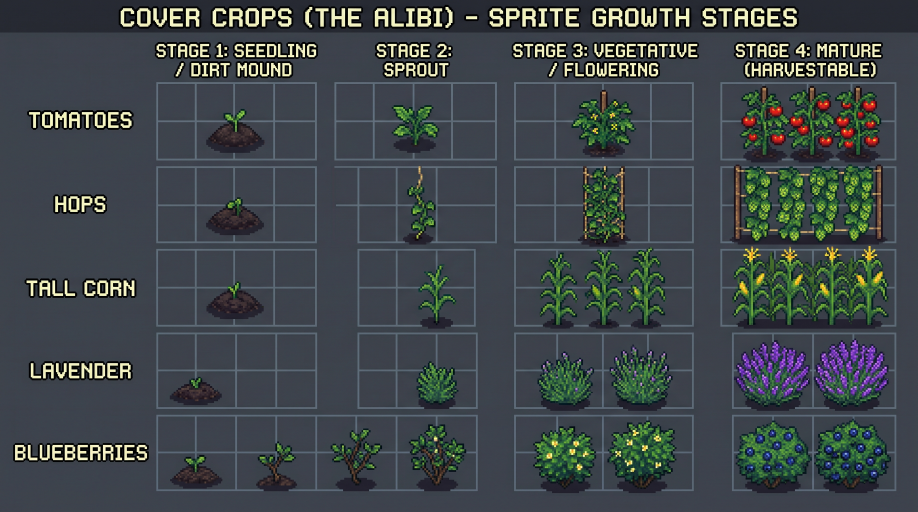
#> input picture assets/crops.jpg, 2752 x 1536 px, found by its file name (shown at 1/3 size)
$ python slice_crops.py
#> lines starting #> are read from the running program, lines starting #| are printed output that depends on the picture; after the words box and inside, x2 and y2 are one past the last pixel; in counts of white or black regions, pixels touching at a corner belong together
"""Cuts crop growth stages out of assets/crops.jpg into assets/sprites/crops/.

The sheet is 480x268 pixel art upscaled to 2752x1536, on an opaque background
with baked-in grid lines and shadows. This restores the native resolution and
removes those. Requires Pillow, NumPy and SciPy. Run from the project root:

    python tools/slice_crops.py
"""
from pathlib import Path

import numpy as np
from PIL import Image
from scipy import ndimage as ndi

SOURCE = Path("assets/crops.jpg")
OUTPUT = Path("assets/sprites/crops")
NATIVE_SIZE = (480, 268)
CANVAS_SIZE = (40, 48)  # The base of the plant sits on the bottom edge.
MIN_FIGURE_PIXELS = 40
# Shadow, background and grid colors all lie along this line in RGB space.
SHADOW_RGB = np.array([33, 35, 44], float)
GRID_RGB = np.array([107, 115, 126], float)
BACKGROUND_TOLERANCE = 11
# Background color, which also shows through gaps enclosed by leaves.
BACKGROUND_RGB = np.array([64, 68, 79], float)
ENCLOSED_TOLERANCE = 14

# Native pixels: (top, bottom). Starts below the column titles.
TOMATO_ROW = (43, 88)
ROW_LEFT = 82
ROW_RIGHT = 480
# The ripe stage shows three joined plants. Keep the leftmost, as native x range.
TOMATO_RIPE_X = (387, 412)


def to_native(path):
    image = np.asarray(Image.open(path).convert("RGB")).astype(float)
    height, width, _ = image.shape
#> height = 1536; width = 2752
    native_w, native_h = NATIVE_SIZE
    scale_x, scale_y = width / native_w, height / native_h
#> scale_x = 5.73; scale_y = 5.73
    native = np.zeros((native_h, native_w, 3), np.uint8)
    for j in range(native_h):
        for i in range(native_w):
            # The median of each block's center ignores blur at its edges.
            x0 = int(i * scale_x + 1.5)
            x1 = max(int((i + 1) * scale_x - 1.5), x0 + 1)
            y0 = int(j * scale_y + 1.5)
            y1 = max(int((j + 1) * scale_y - 1.5), y0 + 1)
            native[j, i] = np.median(image[y0:y1, x0:x1].reshape(-1, 3), axis=0)
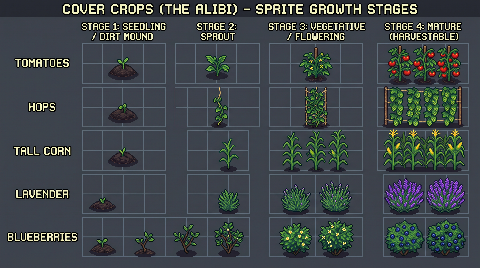
#> native: shape (268, 480, 3); mean R, G, B 62.8, 70.7, 73.6
    return native


def background_like(rgb):
    axis = GRID_RGB - SHADOW_RGB
    t = np.clip(((rgb - SHADOW_RGB) @ axis) / (axis @ axis), 0, 1)
    closest = SHADOW_RGB + t[..., None] * axis
    return np.linalg.norm(rgb - closest, axis=2) < BACKGROUND_TOLERANCE
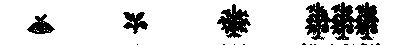
#> returned value: shape (45, 398) bool; 82.7% white; 18 black regions (14 under 20 px), largest, box (x1, y1, x2, y2) and area: (305, 2, 379, 40) 1835, (217, 4, 251, 38) 627, (123, 12, 148, 34) 303, (27, 14, 55, 34) 288


def find_figures(native, row):
    band = native[row[0]:row[1], ROW_LEFT:ROW_RIGHT]
    labels, _ = ndi.label(background_like(band))
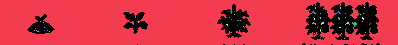
#> labels: shape (45, 398) int32; 60 distinct labels, from 0 to 59; one colour per label, 0 black
    edge = np.concatenate([labels[0], labels[-1], labels[:, 0], labels[:, -1]])
#> edge = 886 values, max 1 at index 0, min 0 at index 535, mean 0.963
    figures, _ = ndi.label(~np.isin(labels, np.unique(edge[edge > 0])), np.ones((3, 3)))
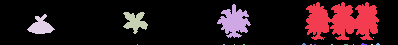
#> figures: shape (45, 398) int32; 19 distinct labels, from 0 to 18; one colour per label, 0 black
    found = []
    for index, slices in enumerate(ndi.find_objects(figures), 1):
        mask = figures[slices] == index
        if mask.sum() >= MIN_FIGURE_PIXELS:
            gaps = np.linalg.norm(band[slices].astype(float) - BACKGROUND_RGB, axis=2) < ENCLOSED_TOLERANCE
            mask = mask & ~gaps
            found.append((slices[1].start + ROW_LEFT, band[slices], mask))
#> this loop made 18 passes
#> mask on passes 5, 6, 8, 9, 10, 11, 12, 13, 14, 15, 16, 17: [True], [[False, True, True, False], [True, True, True, True]], [[False, True, True, False], [True, True, True, True]], [True], [[True, True]], [True], [[True, True]], [[True, True]], [[True, True]], [[True, True]], [[True, True, True, True]], [True]
#> pass 1, in find_figures, `mask = mask & ~gaps`:
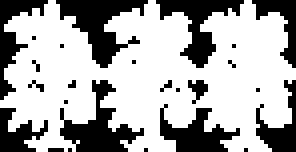
#> mask: shape (38, 74) bool (shown 4 times larger); 66.7% white; 25 black regions (17 under 20 px), largest, box (x1, y1, x2, y2) and area: (14, 0, 37, 17) 169, (15, 20, 36, 38) 151, (39, 0, 61, 17) 137
#> after the loop:
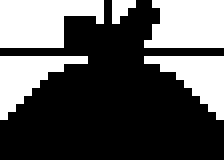
#> gaps: shape (20, 28) bool (shown 8 times larger); 35.2% white; 5 white regions (1 under 20 px), largest, box (x1, y1, x2, y2) and area: (0, 0, 13, 6) 59, (18, 0, 28, 6) 53, (0, 7, 11, 15) 40, (18, 7, 28, 15) 39
#> after the loop, found = 4 items
    found.sort(key=lambda item: item[0])
    return found


def largest_part(mask):
    labels, count = ndi.label(mask)
    sizes = ndi.sum(mask, labels, range(1, count + 1))
    return labels == int(np.argmax(sizes)) + 1


def to_canvas(rgb, mask):
    canvas_w, canvas_h = CANVAS_SIZE
    canvas = np.zeros((canvas_h, canvas_w, 4), np.uint8)
    rows = np.nonzero(mask.any(axis=1))[0]
    bottom = rows[-1]
    offset_x = canvas_w // 2 - int(round(np.nonzero(mask)[1].mean()))
    offset_y = canvas_h - 1 - bottom
    for y, x in zip(*np.nonzero(mask)):
        canvas[y + offset_y, x + offset_x] = (*rgb[y, x], 255)
    return Image.fromarray(canvas, "RGBA")


def main():
    native = to_native(SOURCE)
    figures = find_figures(native, TOMATO_ROW)
#> figures = 4 items
    if len(figures) != 4:
        raise SystemExit(f"Expected 4 tomato stages, found {len(figures)}")
    folder = OUTPUT / "tomato"
    folder.mkdir(parents=True, exist_ok=True)
    for stage, (left, rgb, mask) in enumerate(figures, 1):
        if stage == 4:
            first, last = (x - left for x in TOMATO_RIPE_X)
            rgb, mask = rgb[:, first:last], largest_part(mask[:, first:last])
        to_canvas(rgb, mask).save(folder / f"stage_{stage}.png")
#> this loop made 4 passes
#> (left, first, last, count in largest_part, sizes in largest_part, bottom in to_canvas, offset_x in to_canvas, offset_y in to_canvas) on pass 4: (387, 0, 25, 2, [602, 1], 37, 8, 10)
#> (left, bottom in to_canvas, offset_x in to_canvas, offset_y in to_canvas) on passes 1 to 3: (109, 19, 7, 28), (205, 21, 8, 26), (299, 33, 3, 14)
#> pass 2, in main, `to_canvas(rgb, mask).save(folder / f"stage_{stage}.png")`:
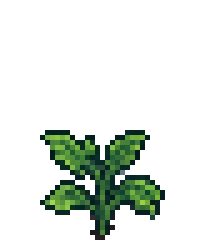
#> saved as stage_2.png: PIL image 40x48 RGBA (shown 5 times larger); mean R, G, B, A 7.5, 14.4, 7.6, 40.2; transparent parts drawn white


if __name__ == "__main__":
    main()
